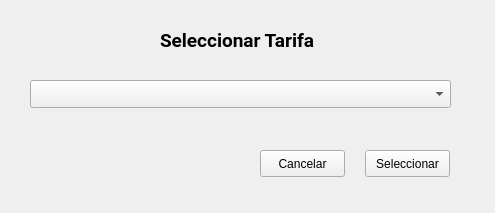
<?xml version="1.0" encoding="UTF-8"?>
<ui version="4.0">
 <class>Form</class>
 <widget class="QWidget" name="Form">
  <property name="geometry">
   <rect>
    <x>0</x>
    <y>0</y>
    <width>495</width>
    <height>213</height>
   </rect>
  </property>
  <property name="windowTitle">
   <string>Seleccionar Tarifa</string>
  </property>
  <widget class="QPushButton" name="pushButton">
   <property name="geometry">
    <rect>
     <x>365</x>
     <y>150</y>
     <width>85</width>
     <height>27</height>
    </rect>
   </property>
   <property name="text">
    <string>Seleccionar</string>
   </property>
  </widget>
  <widget class="QPushButton" name="pushButton_2">
   <property name="geometry">
    <rect>
     <x>260</x>
     <y>150</y>
     <width>85</width>
     <height>27</height>
    </rect>
   </property>
   <property name="text">
    <string>Cancelar</string>
   </property>
  </widget>
  <widget class="QComboBox" name="comboBox">
   <property name="geometry">
    <rect>
     <x>30</x>
     <y>80</y>
     <width>421</width>
     <height>28</height>
    </rect>
   </property>
  </widget>
  <widget class="QLabel" name="label">
   <property name="geometry">
    <rect>
     <x>160</x>
     <y>30</y>
     <width>161</width>
     <height>20</height>
    </rect>
   </property>
   <property name="font">
    <font>
     <family>Roboto</family>
     <pointsize>14</pointsize>
     <weight>75</weight>
     <bold>true</bold>
    </font>
   </property>
   <property name="text">
    <string>Seleccionar Tarifa</string>
   </property>
  </widget>
 </widget>
 <resources/>
 <connections/>
</ui>
